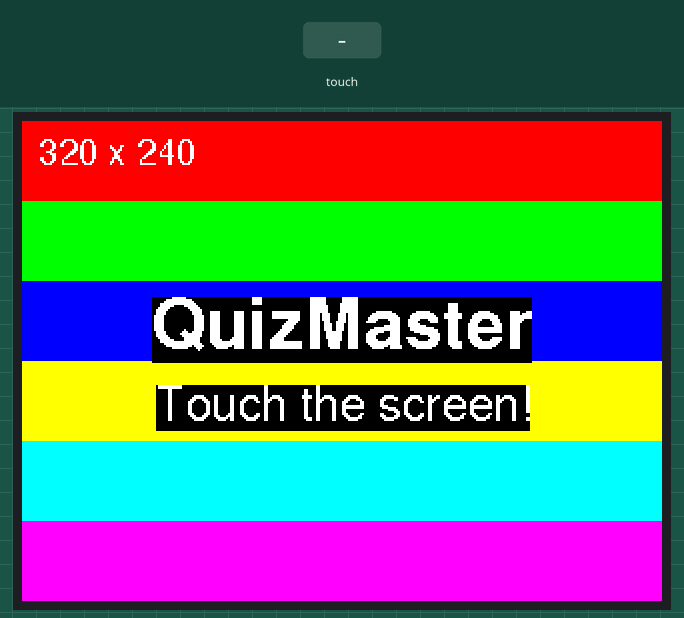
This sketch was run on a simulated ESP32. Parts: 320×240 colour display. The inputs (shaded band) are chosen by the test bench. What the sketch prints to the serial monitor is not drawn.

Above: at 1.9 s.
2.0 s: screen touched at 13 % across, 10 % down
At 3.1 s:
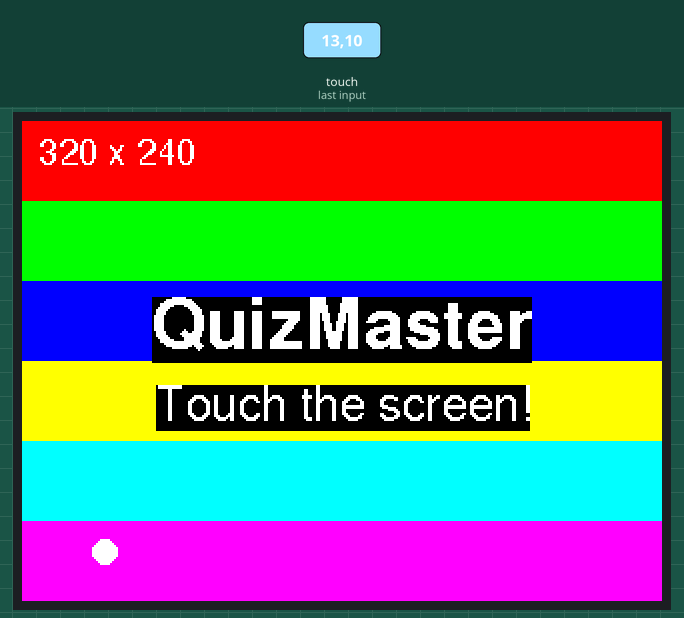
3.5 s: screen touched at 38 % across, 10 % down
At 3.9 s:
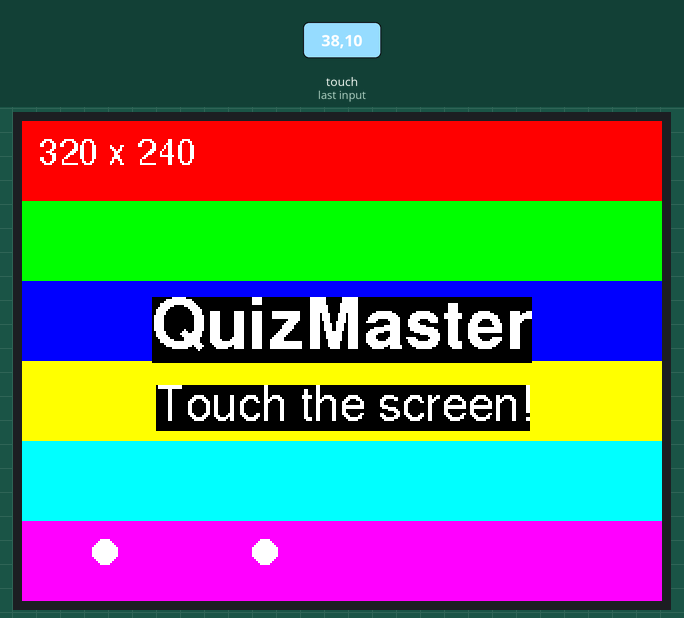
Timing chart, 0 to 6.5 s (numbered marks = the images above; inputs shaded):
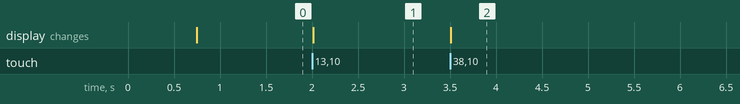

Measured:
- after the input at 2.0 s, the display: changes at once (image 1)
- after the input at 3.5 s, the display: changes at once (image 2)

The sketch:

display_test.ino
```cpp
// Display + touch test for ESP32 DevKitV1 + ILI9488 + XPT2046
// Shows colour bands on startup, then draws a dot wherever you touch.

#include <SPI.h>
#include <TFT_eSPI.h>

#define TOUCH_IRQ  4

TFT_eSPI tft = TFT_eSPI();

// Touch calibration — run TFT_eSPI Touch_calibrate example to get values
// for your specific display. These are reasonable defaults for a 4" ILI9488.
uint16_t calData[5] = { 300, 3600, 300, 3600, 3 };

static void draw_test_pattern() {
    int w = tft.width();
    int h = tft.height();
    int band = h / 6;

    tft.fillRect(0, 0,        w, band, TFT_RED);
    tft.fillRect(0, band,     w, band, TFT_GREEN);
    tft.fillRect(0, band * 2, w, band, TFT_BLUE);
    tft.fillRect(0, band * 3, w, band, TFT_YELLOW);
    tft.fillRect(0, band * 4, w, band, TFT_CYAN);
    tft.fillRect(0, band * 5, w, h - band * 5, TFT_MAGENTA);

    tft.setTextColor(TFT_WHITE, TFT_BLACK);
    tft.setTextDatum(MC_DATUM);
    tft.setTextSize(1);
    tft.setFreeFont(&FreeSansBold18pt7b);
    tft.drawString("QuizMaster", w / 2, h / 2 - 20);

    tft.setFreeFont(&FreeSans12pt7b);
    tft.drawString("Touch the screen!", w / 2, h / 2 + 20);

    tft.setTextDatum(TL_DATUM);
    tft.setFreeFont(&FreeSans9pt7b);
    tft.setTextColor(TFT_WHITE);
    tft.drawString(String(w) + " x " + String(h), 8, 8);
}

void setup() {
    Serial.begin(115200);
    delay(500);
    Serial.println("=== Display + touch test (ESP32 DevKitV1) ===");

    pinMode(TOUCH_IRQ, INPUT);

    tft.init();
    tft.setRotation(1);  // landscape, 480x320
    tft.setTouch(calData);

    Serial.printf("Display: %d x %d\n", tft.width(), tft.height());

    draw_test_pattern();
    Serial.println("Ready — touch the screen.");
}

void loop() {
    uint16_t tx, ty;
    if (tft.getTouch(&tx, &ty)) {
        ty = tft.height() - 1 - ty;  // flip Y — touch panel is vertically inverted
        Serial.printf("Touch: x=%d y=%d\n", tx, ty);
        tft.fillCircle(tx, ty, 6, TFT_WHITE);
    }
    delay(20);
}
```
